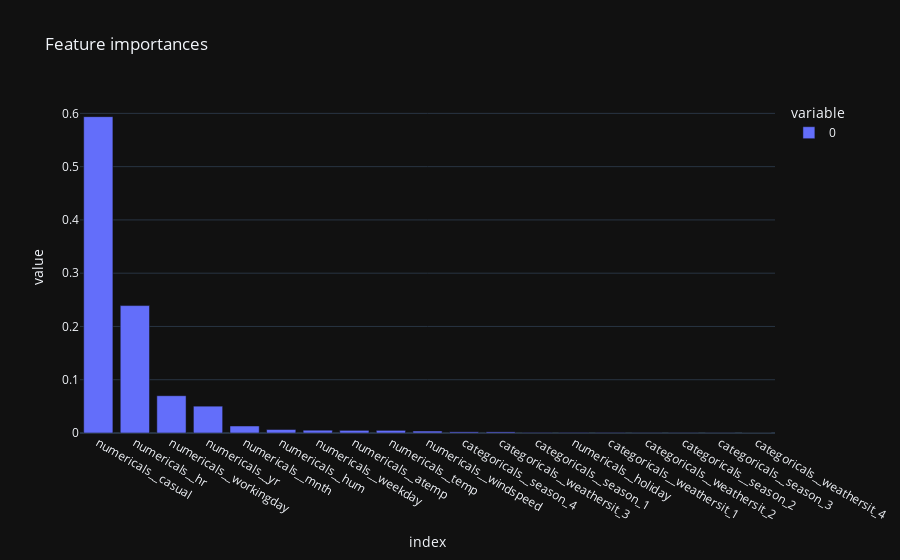

The notebook cell this image was saved under:
### Code cell
px.bar(importances, title="Feature importances")

### Figure 1 — Plotly figure (JSON) as saved in the notebook; plotly's stock layout.template omitted (floating-point values rounded to 4 significant figures)
{"data": [{"alignmentgroup": "True", "hovertemplate": "variable=0<br>index=%{x}<br>value=%{y}<extra></extra>", "legendgroup": "0", "marker": {"color": "#636efa", "pattern": {"shape": ""}}, "name": "0", "offsetgroup": "0", "orientation": "v", "showlegend": true, "textposition": "auto", "type": "bar", "x": ["numericals__casual", "numericals__hr", "numericals__workingday", "numericals__yr", "numericals__mnth", "numericals__hum", "numericals__weekday", "numericals__atemp", "numericals__temp", "numericals__windspeed", "categoricals__season_4", "categoricals__weathersit_3", "categoricals__season_1", "numericals__holiday", "categoricals__weathersit_1", "categoricals__weathersit_2", "categoricals__season_2", "categoricals__season_3", "categoricals__weathersit_4"], "xaxis": "x", "y": [0.5939, 0.2392, 0.07001, 0.05037, 0.01318, 0.006544, 0.005248, 0.004956, 0.004944, 0.003675, 0.002163, 0.002087, 0.0009222, 0.0009158, 0.0007241, 0.0004666, 0.0004658, 0.0002966, 2.035e-06], "yaxis": "y"}], "layout": {"barmode": "relative", "legend": {"title": {"text": "variable"}, "tracegroupgap": 0}, "title": {"text": "Feature importances"}, "xaxis": {"anchor": "y", "domain": [0, 1], "title": {"text": "index"}}, "yaxis": {"anchor": "x", "domain": [0, 1], "title": {"text": "value"}}}}
